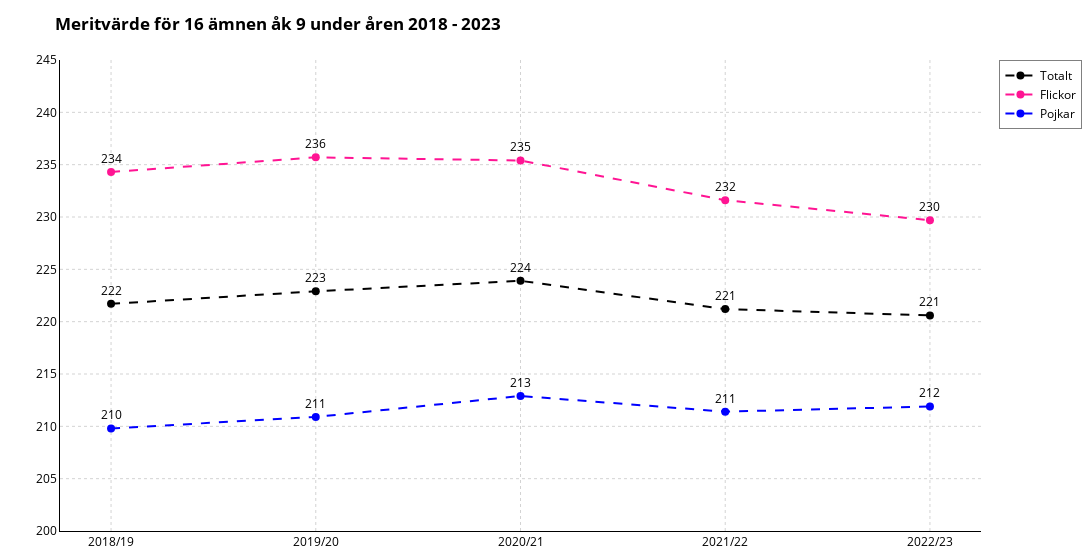

Notebook code cell kept with this figure:
### Markdown cell above
--- 
# OBS PLOTLY VERSION

Känns mycket som en repetition på a) uppgiften, men försökte att utmana mig själv genom att inte ha lika mycket redudance, kommentarer kan ses från a) eftersom det är så nära varandra.

### Code cell
import pandas as pd
import plotly.graph_objects as go
from plotly.subplots import make_subplots

df_1b = pd.read_excel("betyg_o_prov_riksnivå.xlsx", sheet_name="Tabell 1B")
data_1b = df_1b.iloc[7:13].copy()

b_columns = [
    "Läsår",
    "Medelvärde 16 ämnen totalt",
    "Medelvärde 16 ämnen flickor",
    "Medelvärde 16 ämnen pojkar",
    "Medelvärde 17 ämnen totalt",
    "Medelvärde 17 flickor",
    "Medelvärde 17 pojkar",
    "% Som saknar godkänt",
    "P Flickor",
    "P Pojkar",
]

data_1b.columns = b_columns

data_1b.dropna(inplace=True)

years = data_1b["Läsår"]
Mean_T = data_1b["Medelvärde 16 ämnen totalt"]
Mean_F = data_1b["Medelvärde 16 ämnen flickor"]
Mean_P = data_1b["Medelvärde 16 ämnen pojkar"]

fig = make_subplots(rows=1, cols=1)

fig.add_trace(
    go.Scatter(
        x=years,
        y=Mean_T,
        mode="lines+markers+text",
        name="Totalt",
        marker=dict(color="black", size=8),
        line=dict(dash="dash"),
        text=[f"{round(val)}" for val in Mean_T],
        hoverinfo="text+x+y",
        textposition="top center",
        textfont=dict(color="black")
    )
)

fig.add_trace(
    go.Scatter(
        x=years,
        y=Mean_F,
        mode="lines+markers+text",
        name="Flickor",
        marker=dict(color="deeppink", size=8),
        line=dict(dash="dash"),
        text=[f"{round(val)}" for val in Mean_F],
        hoverinfo="text+x+y",
        textposition="top center",
        textfont=dict(color="black")
    )
)

fig.add_trace(
    go.Scatter(
        x=years,
        y=Mean_P,
        mode="lines+markers+text",
        name="Pojkar",
        marker=dict(color="blue", size=8),
        line=dict(dash="dash"),
        text=[f"{round(val)}" for val in Mean_P],
        hoverinfo="text+x+y",
        textposition="top center",
        textfont=dict(color="black")
    )
)

fig.update_xaxes(showgrid=True, gridcolor="lightgray", gridwidth=1, zeroline=True, zerolinecolor='black', tickfont=dict(color="black"), griddash="dot", showline=True, linewidth=1, linecolor='black')
fig.update_yaxes(showgrid=True, gridcolor="lightgray", gridwidth=1, zeroline=True, zerolinecolor='black', tickfont=dict(color="black"), griddash="dot", range=[200, 245], showline=True, linewidth=1, linecolor='black')

fig.update_layout(
    title="<b>Meritvärde för 16 ämnen åk 9 under åren 2018 - 2023</b>",
    plot_bgcolor="white",
    paper_bgcolor="white",
    font=dict(color="black"),
    legend=dict(font=dict(color="black"), bgcolor="white", bordercolor="gray", borderwidth=1),
    margin=dict(t=60, b=10, l=60, r=10),
    width=1200,  


 hoverlabel=dict(
        font=dict(color='black'),  # Färg för texten i hover-labeln
        bgcolor='white'  # Bakgrundsfärg för hover-labeln

    )
)

fig.show()

### Figure 1 — Plotly figure (JSON) as saved in the notebook; plotly's stock layout.template omitted (floating-point values rounded to 4 significant figures)
{"data": [{"hoverinfo": "text+x+y", "line": {"dash": "dash"}, "marker": {"color": "black", "size": 8}, "mode": "lines+markers+text", "name": "Totalt", "text": ["222", "223", "224", "221", "221"], "textfont": {"color": "black"}, "textposition": "top center", "type": "scatter", "x": ["2018/19", "2019/20", "2020/21", "2021/22", "2022/23"], "y": [221.7, 222.9, 223.9, 221.2, 220.6]}, {"hoverinfo": "text+x+y", "line": {"dash": "dash"}, "marker": {"color": "deeppink", "size": 8}, "mode": "lines+markers+text", "name": "Flickor", "text": ["234", "236", "235", "232", "230"], "textfont": {"color": "black"}, "textposition": "top center", "type": "scatter", "x": ["2018/19", "2019/20", "2020/21", "2021/22", "2022/23"], "y": [234.3, 235.7, 235.4, 231.6, 229.7]}, {"hoverinfo": "text+x+y", "line": {"dash": "dash"}, "marker": {"color": "blue", "size": 8}, "mode": "lines+markers+text", "name": "Pojkar", "text": ["210", "211", "213", "211", "212"], "textfont": {"color": "black"}, "textposition": "top center", "type": "scatter", "x": ["2018/19", "2019/20", "2020/21", "2021/22", "2022/23"], "y": [209.8, 210.9, 212.9, 211.4, 211.9]}], "layout": {"font": {"color": "black"}, "hoverlabel": {"bgcolor": "white", "font": {"color": "black"}}, "legend": {"bgcolor": "white", "bordercolor": "gray", "borderwidth": 1, "font": {"color": "black"}}, "margin": {"b": 10, "l": 60, "r": 10, "t": 60}, "paper_bgcolor": "white", "plot_bgcolor": "white", "title": {"text": "<b>Meritvärde för 16 ämnen åk 9 under åren 2018 - 2023</b>"}, "width": 1200, "xaxis": {"anchor": "y", "domain": [0, 1], "gridcolor": "lightgray", "griddash": "dot", "gridwidth": 1, "linecolor": "black", "linewidth": 1, "showgrid": true, "showline": true, "tickfont": {"color": "black"}, "zeroline": true, "zerolinecolor": "black"}, "yaxis": {"anchor": "x", "domain": [0, 1], "gridcolor": "lightgray", "griddash": "dot", "gridwidth": 1, "linecolor": "black", "linewidth": 1, "range": [200, 245], "showgrid": true, "showline": true, "tickfont": {"color": "black"}, "zeroline": true, "zerolinecolor": "black"}}}
